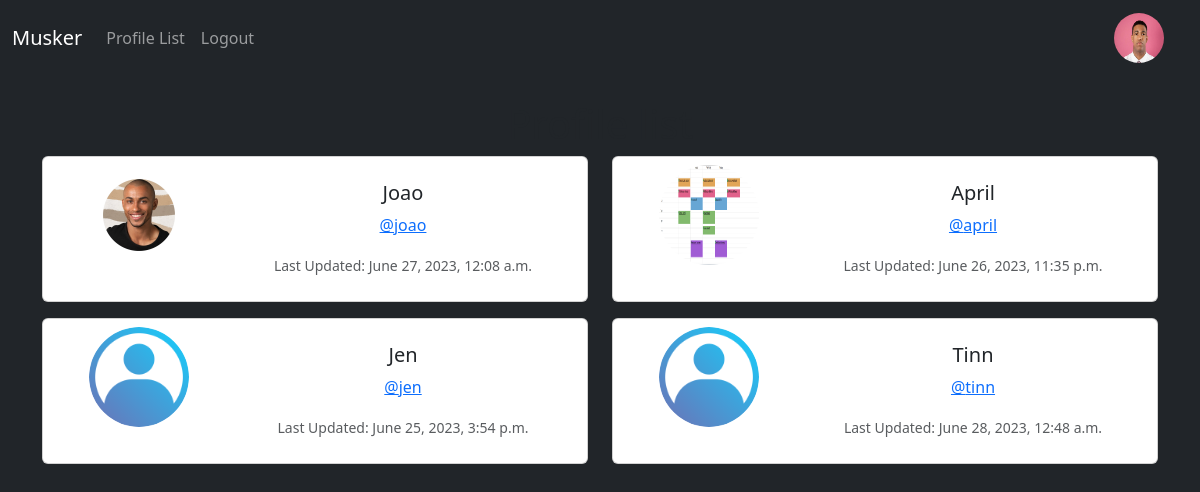
The app's page /profile_list (signed in), older data.
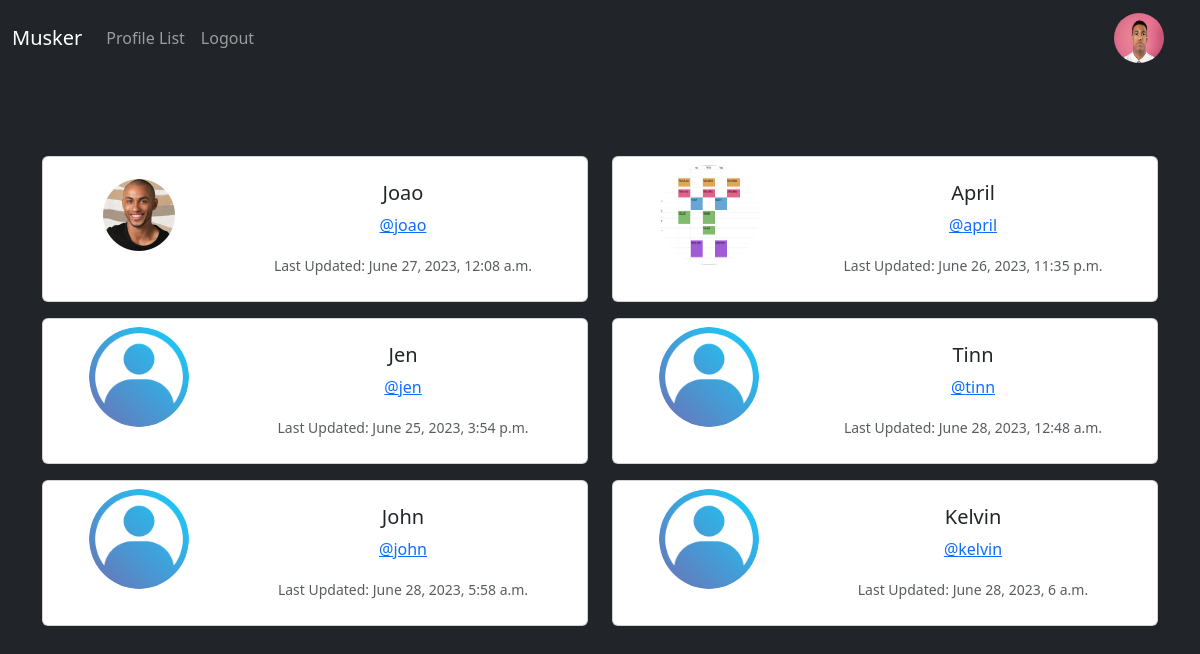
The same page, newer data.
### musker/models.py (models this page shows, shortened)
class Profile(models.Model):
    user = models.OneToOneField(User, on_delete=models.CASCADE)
    follows  = models.ManyToManyField('self',related_name="followed_by",symmetrical=False,blank=True)
    date_modified = models.DateTimeField(User, auto_now=True)
    profile_image = models.ImageField(null=True,blank=True, upload_to='images/')
    profile_bio = models.CharField(null=True, blank=True, max_length=500)
    homepage_link= models.CharField(null=True, blank=True, max_length=500)
    facebook_link = models.CharField(null=True, blank=True, max_length=500)
    instagram_link = models.CharField(null=True, blank=True, max_length=500)
    linkedIn_link = models.CharField(null=True, blank=True, max_length=500)

### musker/views.py (the view)
# urls.py: path('profile_list', views.profile_list, name='profile_list'),
def profile_list(request):
    if request.user.is_authenticated:
        profiles = Profile.objects.exclude(user = request.user)
        return render(request, 'profile_list.html',
                    {'profiles':profiles})
    else:
        messages.success(request, ("You must be logged In"))
        return redirect('home')

### musker/templates/profile_list.html
{% extends 'base.html' %}
{% load static %}
{% block content %}
<div class="container text-center">
    <h1>Profile list</h1>
    {% if profiles %}
        <div class="row justify-content-center">
            {% for profile in profiles %}
                <div class="col-md-6">
                    <div class="card mb-3 p-2">
                        <div class="row g-0">
                            <div class="col-md-4">
                                {% if profile.profile_image %}
                                    <img src="{{ profile.profile_image.url }}"  width=100 height=100 class="" style="border-radius:50%" alt="{{ profile.user.username }}">
                                {% else %}
                                    <img src="{% static 'images/profile_img.png' %}"  width=100 height=100 class="" style="border-radius:50%" alt="profile image">
                                {% endif %}
                            </div>
                            <div class="col-md-8">
                                <div class="card-body">
                                    <h5 class="card-title">{{ profile.user.username |title}}</h5>
                                    <p><a class="card-text" href="{% url 'profile' profile.user.id %}">@{{ profile.user.username|lower }}</a></p>
                                    <p class="card-text"><small class="text-body-secondary">Last Updated: {{ profile.date_modified }}</small></p>
                                </div>
                            </div>
                        </div>
                    </div>
                </div>
                {% if forloop.counter|divisibleby:2 and not forloop.last %}
                    </div>
                    <div class="row justify-content-center">
                {% endif %}
            {% endfor %}
        </div>
    {% endif %}
</div>
<br>
{% endblock %}

Row changes from the older to the newer data that the page shows:
added Profile: user.username "John", user.username "john", date_modified "June 28, 2023, 5:58 a.m."
added Profile: user.username "Kelvin", user.username "kelvin", date_modified "June 28, 2023, 6 a.m."
